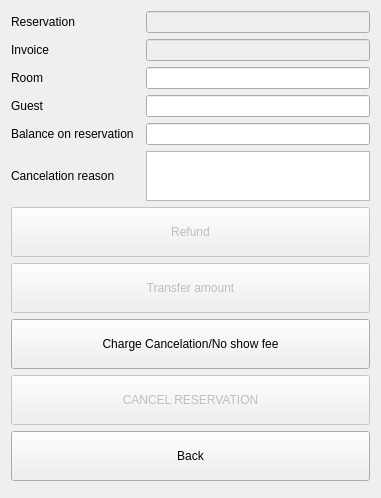
<?xml version="1.0" encoding="UTF-8"?>
<ui version="4.0">
 <class>DlgCheckAdvanceBeforeCancel</class>
 <widget class="QDialog" name="DlgCheckAdvanceBeforeCancel">
  <property name="geometry">
   <rect>
    <x>0</x>
    <y>0</y>
    <width>381</width>
    <height>498</height>
   </rect>
  </property>
  <property name="windowTitle">
   <string>Reservation advance</string>
  </property>
  <layout class="QGridLayout" name="gridLayout">
   <item row="3" column="2">
    <widget class="EQLineEdit" name="leGuest">
     <property name="readOnly">
      <bool>true</bool>
     </property>
    </widget>
   </item>
   <item row="9" column="0" colspan="3">
    <widget class="QPushButton" name="btnCancelreservation">
     <property name="enabled">
      <bool>false</bool>
     </property>
     <property name="minimumSize">
      <size>
       <width>0</width>
       <height>50</height>
      </size>
     </property>
     <property name="text">
      <string>CANCEL RESERVATION</string>
     </property>
    </widget>
   </item>
   <item row="2" column="2">
    <widget class="EQLineEdit" name="leRoom">
     <property name="readOnly">
      <bool>true</bool>
     </property>
    </widget>
   </item>
   <item row="2" column="0">
    <widget class="QLabel" name="label_3">
     <property name="text">
      <string>Room</string>
     </property>
    </widget>
   </item>
   <item row="1" column="0">
    <widget class="QLabel" name="label_5">
     <property name="text">
      <string>Invoice</string>
     </property>
    </widget>
   </item>
   <item row="1" column="2">
    <widget class="QLineEdit" name="leInvoice">
     <property name="enabled">
      <bool>false</bool>
     </property>
    </widget>
   </item>
   <item row="3" column="0">
    <widget class="QLabel" name="label_4">
     <property name="text">
      <string>Guest</string>
     </property>
    </widget>
   </item>
   <item row="4" column="2">
    <widget class="EQLineEdit" name="leBalance">
     <property name="readOnly">
      <bool>true</bool>
     </property>
    </widget>
   </item>
   <item row="0" column="2">
    <widget class="QLineEdit" name="leReservation">
     <property name="enabled">
      <bool>false</bool>
     </property>
    </widget>
   </item>
   <item row="0" column="0">
    <widget class="QLabel" name="label_2">
     <property name="text">
      <string>Reservation</string>
     </property>
    </widget>
   </item>
   <item row="8" column="0" colspan="3">
    <widget class="QPushButton" name="btnNoShow">
     <property name="enabled">
      <bool>true</bool>
     </property>
     <property name="minimumSize">
      <size>
       <width>0</width>
       <height>50</height>
      </size>
     </property>
     <property name="text">
      <string>Charge Cancelation/No show fee</string>
     </property>
    </widget>
   </item>
   <item row="4" column="0">
    <widget class="QLabel" name="label">
     <property name="text">
      <string>Balance on reservation</string>
     </property>
    </widget>
   </item>
   <item row="7" column="0" colspan="3">
    <widget class="QPushButton" name="btnTransferToCL">
     <property name="enabled">
      <bool>false</bool>
     </property>
     <property name="minimumSize">
      <size>
       <width>0</width>
       <height>50</height>
      </size>
     </property>
     <property name="text">
      <string>Transfer amount</string>
     </property>
    </widget>
   </item>
   <item row="6" column="0" colspan="3">
    <widget class="QPushButton" name="btnRefund">
     <property name="enabled">
      <bool>false</bool>
     </property>
     <property name="minimumSize">
      <size>
       <width>0</width>
       <height>50</height>
      </size>
     </property>
     <property name="text">
      <string>Refund</string>
     </property>
    </widget>
   </item>
   <item row="10" column="0" colspan="3">
    <widget class="QPushButton" name="btnCancel">
     <property name="minimumSize">
      <size>
       <width>0</width>
       <height>50</height>
      </size>
     </property>
     <property name="text">
      <string>Back</string>
     </property>
    </widget>
   </item>
   <item row="5" column="0">
    <widget class="QLabel" name="label_6">
     <property name="text">
      <string>Cancelation reason</string>
     </property>
    </widget>
   </item>
   <item row="5" column="2">
    <widget class="QPlainTextEdit" name="teReason">
     <property name="minimumSize">
      <size>
       <width>0</width>
       <height>50</height>
      </size>
     </property>
     <property name="maximumSize">
      <size>
       <width>16777215</width>
       <height>50</height>
      </size>
     </property>
    </widget>
   </item>
  </layout>
 </widget>
 <customwidgets>
  <customwidget>
   <class>EQLineEdit</class>
   <extends>QLineEdit</extends>
   <header location="global">eqlineedit.h</header>
   <slots>
    <signal>customButtonClicked(bool)</signal>
   </slots>
  </customwidget>
 </customwidgets>
 <resources/>
 <connections/>
</ui>
